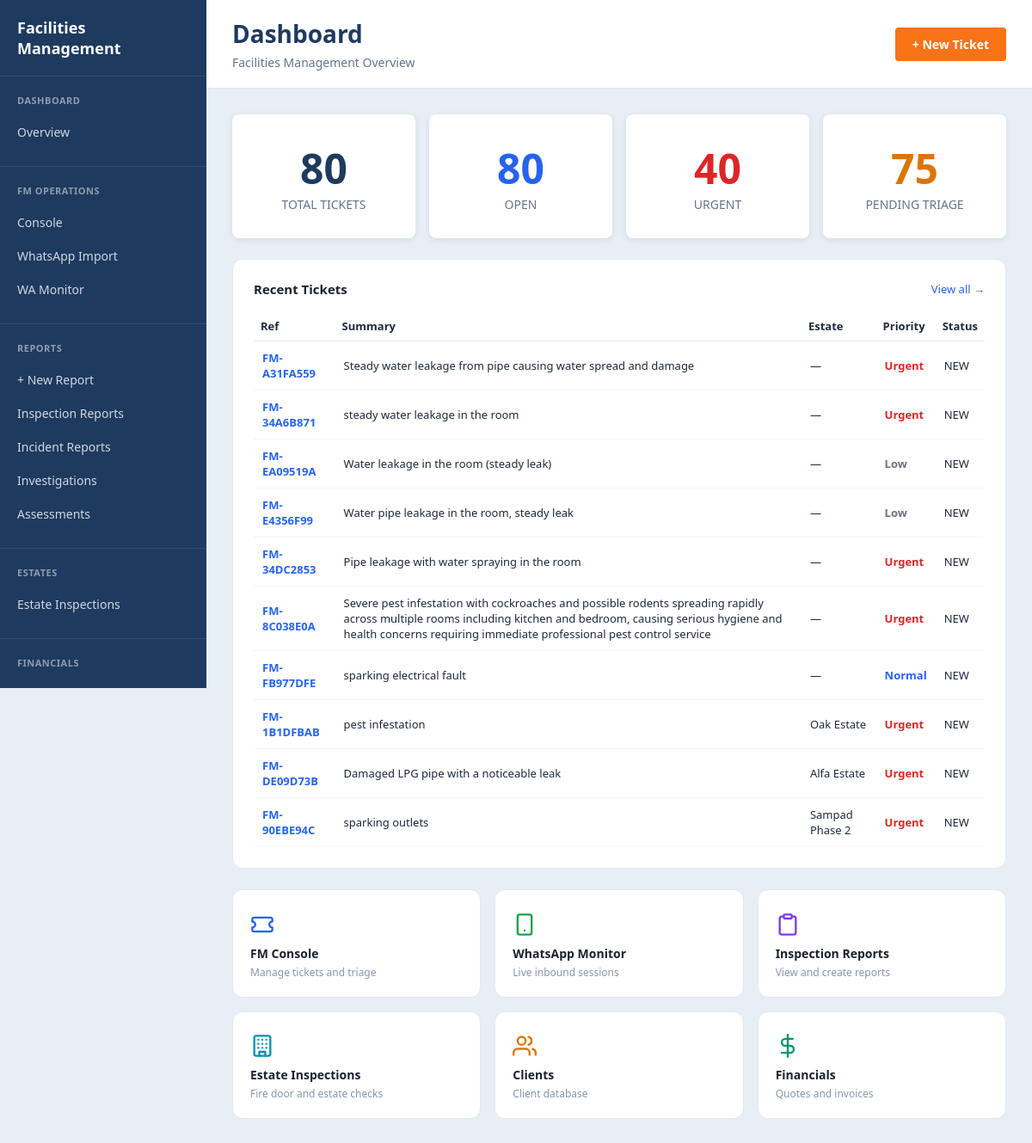
/ops/dashboard, run on an earlier commit of the app's database.
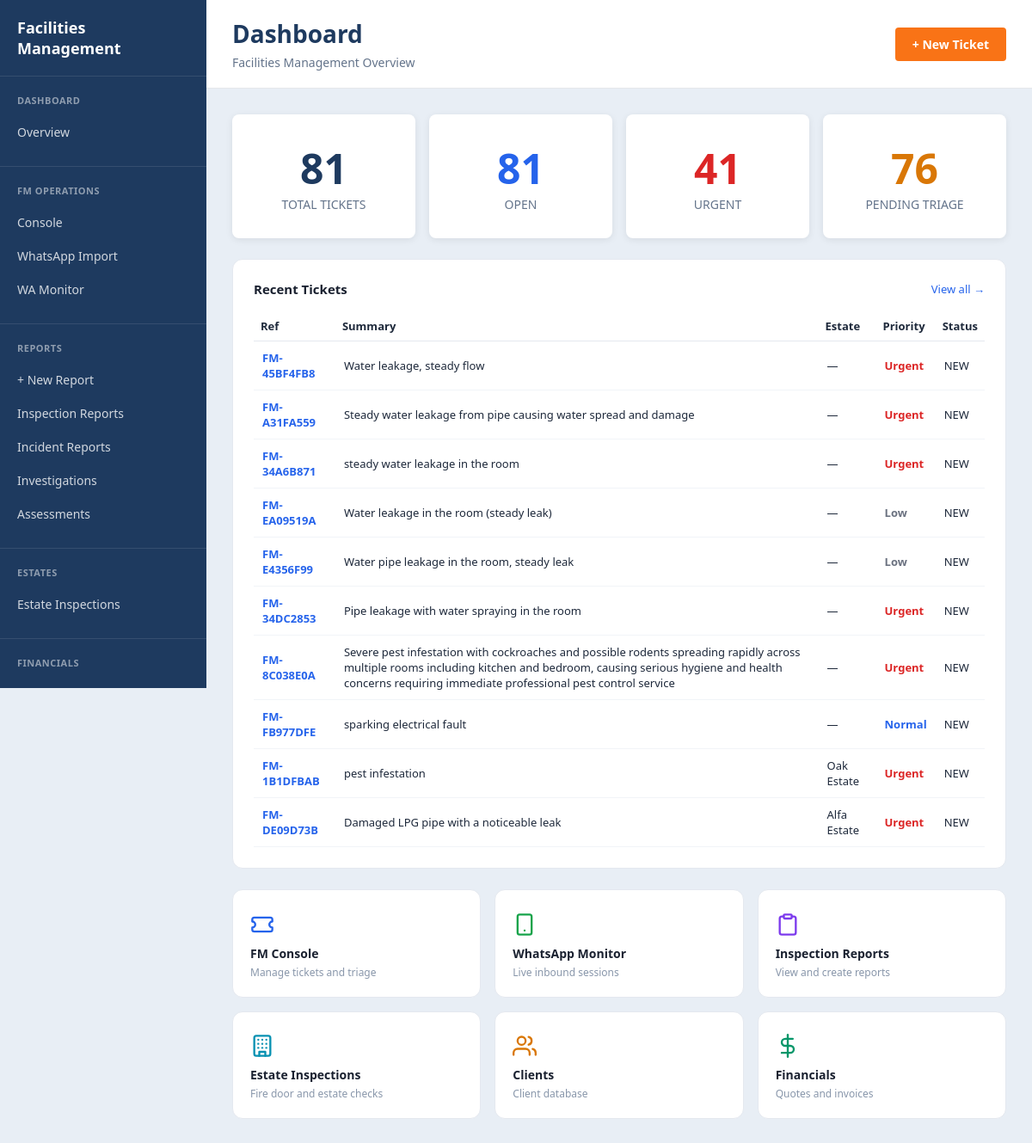
And on a later commit of the database.
### tables this page shows
CREATE TABLE fm_tickets (
    id          INTEGER PRIMARY KEY AUTOINCREMENT,
    ref         TEXT NOT NULL UNIQUE,          -- FM-DDMMYY-XXXXX
    estate      TEXT NOT NULL DEFAULT '',
    unit        TEXT NOT NULL DEFAULT '',
    customer    TEXT NOT NULL DEFAULT '',
    source      TEXT NOT NULL DEFAULT 'webchat'
                    CHECK(source IN ('webchat','whatsapp','whatsapp_json','system','manual')),
    priority    TEXT NOT NULL DEFAULT 'normal'
                    CHECK(priority IN ('urgent','normal','low')),
    category    TEXT NOT NULL DEFAULT 'general'
                    CHECK(category IN ('general','electrical','plumbing','hvac',
                                       'security','carpentry','cleaning','painting','pest_control')),
    status      TEXT NOT NULL DEFAULT 'NEW'
                    CHECK(status IN ('NEW','TRIAGED','ASSIGNED','IN_PROGRESS',
                                     'WAITING_CUSTOMER','BLOCKED','DONE','CANCELLED')),
    assignee    TEXT DEFAULT '',
    summary     TEXT NOT NULL DEFAULT '',
    materials   TEXT DEFAULT '',
    location_note TEXT DEFAULT '',
    created_at  TIMESTAMP DEFAULT CURRENT_TIMESTAMP,
    updated_at  TIMESTAMP DEFAULT CURRENT_TIMESTAMP
);

### app.py (the view)
@app.route('/ops')
@app.route('/ops/dashboard')
def ops_overview():
    conn = get_engine_db()
    total = conn.execute(
        "SELECT COUNT(*) FROM fm_tickets"
    ).fetchone()[0]
    open_tickets = conn.execute("""
        SELECT COUNT(*) FROM fm_tickets
        WHERE status NOT IN ('DONE','CANCELLED')
    """).fetchone()[0]
    urgent = conn.execute("""
        SELECT COUNT(*) FROM fm_tickets
        WHERE priority='urgent'
    """).fetchone()[0]
    pending = conn.execute("""
        SELECT COUNT(*) FROM fm_tickets
        WHERE status='NEW'
    """).fetchone()[0]
    recent = conn.execute("""
        SELECT ref, estate, unit, customer, priority, status, summary, created_at
        FROM fm_tickets
        ORDER BY created_at DESC
        LIMIT 10
    """).fetchall()
    conn.close()
    kpis = {
    "total": total,
    "open": open_tickets,
    "urgent": urgent,
    "pending_triage": pending
    }
    return render_template(
    "dashboard.html",
    kpis=kpis,
    recent_tickets=recent
    )

### app.py (called while the page is built)
def get_engine_db():
    import os
    import sqlite3
    db_path = os.path.join(os.path.dirname(__file__), "engine.db")
    print("DB PATH:", db_path)
    conn = sqlite3.connect(db_path)
    conn.row_factory = sqlite3.Row
    return conn

### templates/dashboard.html (shortened to what this page needs)
{% extends "layouts/app.html" %}
{% block sidebar %}
    {% include 'components/sidebar.html' %}
{% endblock %}
{% block topbar %}
<div class="topbar-title">
    <h1>Dashboard</h1>
    <p>Facilities Management Overview</p>
</div>
<div class="topbar-actions">
    <a href="/fm/dashboard" class="btn btn-primary">+ New Ticket</a>
</div>
{% endblock %}
{% block content %}
<div id="fm-overview-dashboard" style="padding:0;">
<div class="dashboard-grid" style="display:grid;grid-template-columns:repeat(4,1fr);gap:16px;margin-bottom:24px;">
<div class="stat-card">
<div class="stat-value">{{ kpis.total }}</div>
<div class="stat-label">Total Tickets</div>
</div>
<div class="stat-card">
<div class="stat-value" style="color:#2563eb">{{ kpis.open }}</div>
<div class="stat-label">Open</div>
</div>
<div class="stat-card">
<div class="stat-value" style="color:#dc2626">{{ kpis.urgent }}</div>
<div class="stat-label">Urgent</div>
</div>
<div class="stat-card">
<div class="stat-value" style="color:#d97706">{{ kpis.pending_triage }}</div>
<div class="stat-label">Pending Triage</div>
</div>
</div>
    <div style="background:#fff;border:1px solid #e4e8ef;border-radius:12px;padding:24px;">
        <div style="display:flex;align-items:center;justify-content:space-between;margin-bottom:16px;">
            <h2 style="font-size:15px;font-weight:600;color:#1a2130;margin:0;">Recent Tickets</h2>
            <a href="/fm/dashboard" style="font-size:13px;color:#2563eb;text-decoration:none;font-weight:500;">View all →</a>
        </div>
        <div id="recent-tickets-list">
            {% if recent_tickets %}
            <table style="width:100%;border-collapse:collapse;font-size:13px;">
                <thead>
                    <tr style="border-bottom:1px solid #e4e8ef;">
                        <th style="text-align:left;padding:8px;">Ref</th>
                        <th style="text-align:left;padding:8px;">Summary</th>
                        <th style="text-align:left;padding:8px;">Estate</th>
                        <th style="text-align:left;padding:8px;">Priority</th>
                        <th style="text-align:left;padding:8px;">Status</th>
                    </tr>
                </thead>
                <tbody>
                {% for t in recent_tickets %}
                <tr style="border-bottom:1px solid #f1f4f8;">
                <td style="padding:10px;">
                <a href="/fm/ticket/{{ t.ref }}"
                style="color:#2563eb;font-weight:600;text-decoration:none;">
                {{ t.ref }}
                </a>
                </td>
                <td style="padding:10px;">{{ t.summary }}</td>
                <td style="padding:10px;">{{ t.estate or "—" }}</td>
                <td style="padding:10px;">
                <span style="
                color:
                {% if t.priority|lower == 'urgent' %}#dc2626
                {% elif t.priority|lower == 'normal' %}#2563eb
                {% else %}#6b7280
                {% endif %};
                font-weight:600;
                text-transform:capitalize;">
                {{ t.priority }}
                </span>
                </td>
                <td style="padding:10px;text-transform:uppercase;">
                {{ t.status }}
                </td>
                </tr>
                {% endfor %}
                </tbody>
            </table>
            {% else %}
            <p style="color:#8896aa;font-size:13px;text-align:center;padding:32px 0;">
                No tickets found
            </p>
            {% endif %}
        </div>
    </div>
    <div style="display:grid;grid-template-columns:repeat(3,1fr);gap:16px;margin-top:24px;">
        <a href="/fm/dashboard" style="text-decoration:none;">
            <div style="background:#fff;border:1px solid #e4e8ef;border-radius:12px;padding:20px;transition:box-shadow .15s;" onmouseover="this.style.boxShadow='0 2px 8px rgba(0,0,0,.08)'" onmouseout="this.style.boxShadow='none'">
                <div style="font-size:24px;margin-bottom:10px;"></div>
                <div style="font-weight:600;color:#1a2130;font-size:14px;">FM Console</div>
                <div style="color:#8896aa;font-size:12px;margin-top:4px;">Manage tickets and triage</div>
            </div>
        </a>
        <a href="/wa/monitor" style="text-decoration:none;">
            <div style="background:#fff;border:1px solid #e4e8ef;border-radius:12px;padding:20px;transition:box-shadow .15s;" onmouseover="this.style.boxShadow='0 2px 8px rgba(0,0,0,.08)'" onmouseout="this.style.boxShadow='none'">
                <div style="font-size:24px;margin-bottom:10px;"></div>
                <div style="font-weight:600;color:#1a2130;font-size:14px;">WhatsApp Monitor</div>
                <div style="color:#8896aa;font-size:12px;margin-top:4px;">Live inbound sessions</div>
            </div>
        </a>
        <a href="/artefacts?type=engagement" style="text-decoration:none;">
            <div style="background:#fff;border:1px solid #e4e8ef;border-radius:12px;padding:20px;transition:box-shadow .15s;" onmouseover="this.style.boxShadow='0 2px 8px rgba(0,0,0,.08)'" onmouseout="this.style.boxShadow='none'">
                <div style="font-size:24px;margin-bottom:10px;"></div>
                <div style="font-weight:600;color:#1a2130;font-size:14px;">Inspection Reports</div>
                <div style="color:#8896aa;font-size:12px;margin-top:4px;">View and create reports</div>
            </div>
        </a>
        <a href="/fire-door" style="text-decoration:none;">
            <div style="background:#fff;border:1px solid #e4e8ef;border-radius:12px;padding:20px;transition:box-shadow .15s;" onmouseover="this.style.boxShadow='0 2px 8px rgba(0,0,0,.08)'" onmouseout="this.style.boxShadow='none'">
                <div style="font-size:24px;margin-bottom:10px;"></div>
                <div style="font-weight:600;color:#1a2130;font-size:14px;">Estate Inspections</div>
                <div style="color:#8896aa;font-size:12px;margin-top:4px;">Fire door and estate checks</div>
            </div>
        </a>
        <a href="/databases/clients" style="text-decoration:none;">
            <div style="background:#fff;border:1px solid #e4e8ef;border-radius:12px;padding:20px;transition:box-shadow .15s;" onmouseover="this.style.boxShadow='0 2px 8px rgba(0,0,0,.08)'" onmouseout="this.style.boxShadow='none'">
                <div style="font-size:24px;margin-bottom:10px;"></div>
                <div style="font-weight:600;color:#1a2130;font-size:14px;">Clients</div>
                <div style="color:#8896aa;font-size:12px;margin-top:4px;">Client database</div>
            </div>
        </a>
        <a href="/financials/quote" style="text-decoration:none;">
            <div style="background:#fff;border:1px solid #e4e8ef;border-radius:12px;padding:20px;transition:box-shadow .15s;" onmouseover="this.style.boxShadow='0 2px 8px rgba(0,0,0,.08)'" onmouseout="this.style.boxShadow='none'">
                <div style="font-size:24px;margin-bottom:10px;"></div>
                <div style="font-weight:600;color:#1a2130;font-size:14px;">Financials</div>
                <div style="color:#8896aa;font-size:12px;margin-top:4px;">Quotes and invoices</div>
            </div>
        </a>
    </div>
</div>
{% endblock %}

### templates/layouts/app.html (shortened to what this page needs)
<!DOCTYPE html>
<html lang="en">
<head>
    <link rel="stylesheet" href="{{ url_for('static', filename='css/base.css') }}">
    <link rel="stylesheet" href="{{ url_for('static', filename='css/engine.css') }}">
    <link rel="stylesheet" href="{{ url_for('static', filename='css/reports.css') }}">
</head>
<body>
<div class="app-shell">
    <aside class="sidebar">
        {% block sidebar %}{% endblock %}
    </aside>
    <main class="main-content">
        <div class="topbar">
            {% block topbar %}{% endblock %}
        </div>
        <div class="container">
            {% block content %}{% endblock %}
        </div>
    </main>
</div>
</body>
</html>

### templates/components/sidebar.html (shortened to what this page needs)
<div class="sidebar-brand">
    Facilities Management
</div>
<div class="sidebar-section">
    <div class="sidebar-section-title">Dashboard</div>
    <a href="/ops" class="sidebar-link {% if active_nav == 'dashboard' %}active{% endif %}">
        Overview
    </a>
</div>
<div class="sidebar-section">
    <div class="sidebar-section-title">FM Operations</div>
    <a href="/fm/dashboard" class="sidebar-link {% if active_nav == 'fm_dashboard' %}active{% endif %}">
        Console
    </a>
    <a href="/fm/dashboard#import" class="sidebar-link {% if active_nav == 'fm_import' %}active{% endif %}">
        WhatsApp Import
    </a>
    <a href="/wa/monitor" class="sidebar-link {% if active_nav == 'wa_monitor' %}active{% endif %}">
        WA Monitor
    </a>
</div>
<div class="sidebar-section">
    <div class="sidebar-section-title">Reports</div>
    <a href="/artefacts/new" class="sidebar-link {% if active_nav == 'new_artefact' %}active{% endif %}">
        + New Report
    </a>
    <a href="/artefacts?type=engagement" class="sidebar-link {% if active_nav == 'engagements' %}active{% endif %}">
        Inspection Reports
    </a>
    <a href="/artefacts?type=incident" class="sidebar-link {% if active_nav == 'incidents' %}active{% endif %}">
        Incident Reports
    </a>
    <a href="/artefacts?type=investigation" class="sidebar-link {% if active_nav == 'investigations' %}active{% endif %}">
        Investigations
    </a>
    <a href="/artefacts?type=assessment" class="sidebar-link {% if active_nav == 'assessments' %}active{% endif %}">
        Assessments
    </a>
</div>
<div class="sidebar-section">
    <div class="sidebar-section-title">Estates</div>
    <a href="/fire-door" class="sidebar-link {% if active_nav == 'fire_door' %}active{% endif %}">
        Estate Inspections
    </a>
</div>
<div class="sidebar-section">
    <div class="sidebar-section-title">Financials</div>
    <a href="/financials/quote" class="sidebar-link {% if active_nav == 'quote' %}active{% endif %}">
    </a>
</div>

### static/css/base.css (style rules this page uses)
:root { --navy: #1e3a5f; --orange: #f97316; --white: #ffffff; --gray: #f3f4f6; --border: #e5e7eb; --sidebar-width: 240px; }
* { box-sizing: border-box; margin: 0; padding: 0; }
body { font-family: 'Segoe UI', Arial, sans-serif; background: #e8eef5; color: #1e293b; }
.app-shell { display: flex; min-height: 100vh; }
.sidebar { width: var(--sidebar-width); background: var(--navy); color: white; position: fixed; height: 100vh; overflow-y: auto; }
.sidebar-brand { padding: 20px; font-size: 18px; font-weight: 700; border-bottom: 1px solid rgba(255, 255, 255, 0.1); }
.sidebar-section { padding: 20px 0; border-bottom: 1px solid rgba(255, 255, 255, 0.1); }
.sidebar-section-title { padding: 0 20px 10px 20px; font-size: 11px; font-weight: 700; text-transform: uppercase; color: rgba(255, 255, 255, 0.5); letter-spacing: 0.5px; }
.sidebar-link { display: block; padding: 10px 20px; color: rgba(255, 255, 255, 0.8); text-decoration: none; font-size: 14px; transition: all 0.2s; }
.main-content { margin-left: var(--sidebar-width); flex: 1; min-height: 100vh; }
.topbar { background: white; padding: 20px 30px; border-bottom: 1px solid var(--border); display: flex; justify-content: space-between; align-items: center; }
.topbar-title h1 { font-size: 28px; color: var(--navy); margin-bottom: 5px; }
.topbar-title p { font-size: 14px; color: #64748b; }
.topbar-actions { display: flex; gap: 10px; }
.container { max-width: 1400px; padding: 30px; }
.btn { padding: 10px 20px; border: none; border-radius: 4px; cursor: pointer; font-weight: 600; font-size: 14px; text-decoration: none; display: inline-flex; align-items: center; gap: 8px; transition: all 0.2s; }
.btn-primary { background: var(--orange); color: white; }

### static/css/reports.css (style rules this page uses)
.dashboard-grid { display: grid; grid-template-columns: repeat(auto-fit, minmax(200px, 1fr)); gap: 20px; margin-bottom: 40px; }
.stat-card { background: white; border-radius: 8px; padding: 30px; text-align: center; box-shadow: 0 2px 8px rgba(0,0,0,0.08); }
.stat-value { font-size: 48px; font-weight: 700; color: var(--navy); }
.stat-label { font-size: 14px; color: #64748b; text-transform: uppercase; }

### templates/layouts/app.html (style rules this page uses)
.icon { display:inline-block; vertical-align:middle; flex-shrink:0; }

What changed in the data, as far as the page shows it:
no longer on this page (row unchanged): fm_tickets: ref "FM-90EBE94C", summary "sparking outlets", estate "Sampad Phase 2", priority "Urgent", status "NEW"
added fm_tickets: ref "FM-45BF4FB8", summary "Water leakage, steady flow", estate "—", priority "Urgent", status "NEW"
Also different on the page:
{{ kpis.total }}: "80" → "81"
{{ kpis.open }}: "80" → "81"
{{ kpis.urgent }}: "40" → "41"
{{ kpis.pending_triage }}: "75" → "76"
